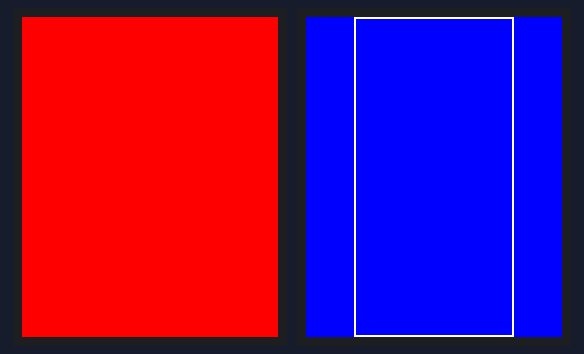
Simulated run of this program. Board: MicroPython board. Parts: 2 × 128×160 colour display. What the program prints to the serial console is not drawn.

Above: at 1.9 s.
At 3.9 s:
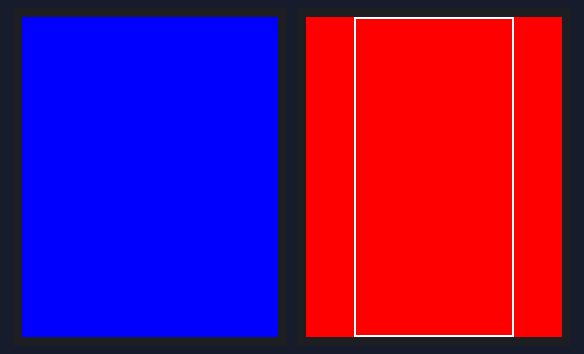

Measured:
- what the display in image 0 shows lasts 2.1 s, from 1.8 s to 3.9 s

The program:

workingtestcode.py
```python
from machine import Pin, SPI
import time
import ST7735

# --- Color Definitions (RGB565 format) ---
RED    = 0xF800
GREEN  = 0x07E0
BLUE   = 0x001F
YELLOW = 0xFFE0
WHITE  = 0xFFFF
BLACK  = 0x0000

# ==========================================
# DISPLAY 1 (Red / Webcam - 128x160) - SPI1
# ==========================================
spi1 = SPI(1, baudrate=20_000_000, polarity=0, phase=0, sck=Pin(10), mosi=Pin(11))
cs1  = Pin(9, Pin.OUT)
dc1  = Pin(12, Pin.OUT)
rst1 = Pin(13, Pin.OUT)

display1 = ST7735.TFT(spi1, dc1, rst1, cs1)
display1.initr()

# ==========================================
# DISPLAY 2 (Blue / Mic - 160x80) - SPI0
# ==========================================
spi0 = SPI(0, baudrate=20_000_000, polarity=0, phase=0, sck=Pin(18), mosi=Pin(19))
cs2  = Pin(17, Pin.OUT)
dc2  = Pin(20, Pin.OUT)
rst2 = Pin(21, Pin.OUT)

display2 = ST7735.TFT(spi0, dc2, rst2, cs2)
display2.initr()

# ==========================================
# TEST LOOP
# ==========================================
print("Starting display test...")

# Your display's secret X offset (usually 24 or 26)
# If the white border is cut off on the left or right edge, change this to 26!
OFFSET_X = 24
OFFSET_Y = 0

while True:
    print("Colors: Red / Blue")
    display1.fill(RED)
    display2.fill(BLUE) # Clears all the static/noise!

    # Draw a white box. Notice the extra parentheses for (X,Y) and (Width,Height)!
    display2.rect((OFFSET_X, OFFSET_Y), (80, 160), WHITE)

    time.sleep(2)

    print("Colors: Blue / Red")
    display1.fill(BLUE)
    display2.fill(RED)

    # Draw the white bounding box again
    display2.rect((OFFSET_X, OFFSET_Y), (80, 160), WHITE)

    time.sleep(2)
```
